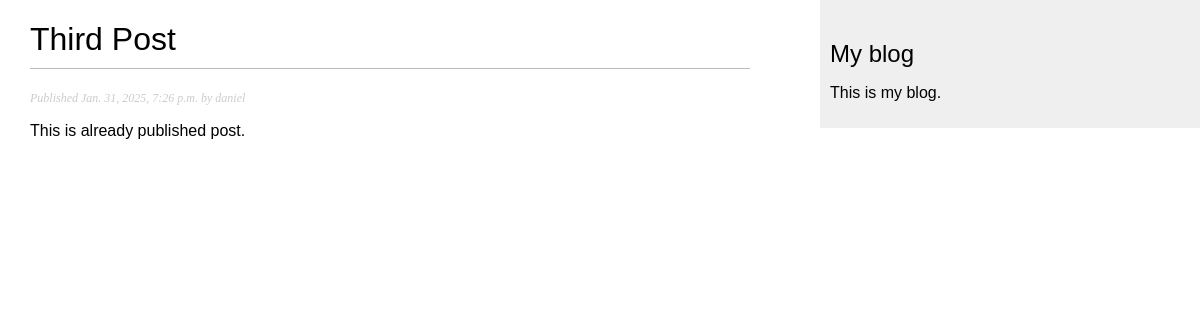
The app's page /blog/4/ with its own data.
### blog/models.py (models this page shows, shortened)
class Post(models.Model):
    class Status(models.TextChoices):
        DRAFT = 'DF', 'Draft'
        PUBLISHED = 'PB', 'Published'
    title = models.CharField(max_length=250)
    slug = models.SlugField(max_length=250)
    author = models.ForeignKey(User, on_delete=models.CASCADE, related_name="blog_posts")
    body = models.TextField()
    publish = models.DateTimeField(default=timezone.now)
    created = models.DateTimeField(auto_now_add=True)
    updated = models.DateTimeField(auto_now=True)
    status = models.CharField(max_length=2, choices=Status.choices, default=Status.DRAFT)
    objects = models.Manager()
    published = PublishedManager()
    class Meta:
        ordering = ["-publish"]
        indexes = [
            models.Index(fields=["-publish"])
        ]

### blog/views.py (the view)
# urls.py: path('<int:id>/', views.post_detail, name='post_detail')
def post_detail(request, id):
    post = get_object_or_404(Post, id=id, status=Post.Status.PUBLISHED)
    return render(request, 'blog/post/detail.html', {'post': post})

### blog/templates/blog/post/detail.html (shortened to what this page needs)
{% extends "blog/base.html" %}
{% block content %}
	<h1>{{ post.title }}</h1>
	<p class="date">
		Published {{ post.publish }} by {{ post.author }}
	</p>
	{{ post.body|linebreaks }}
{% endblock %}

### blog/static/css/blog.css (style rules this page uses)
body { margin:0; padding:0; font-family:helvetica, sans-serif; }
h1 { font-weight:normal; border-bottom:1px solid #bbb; padding:0 0 10px 0; }
p.date { color:#ccc; font-family: georgia, serif; font-size: 12px; font-style: italic; }

### records on screen
Post: title "Third Post", publish "Jan. 31, 2025, 7:26 p.m.", author "daniel", body "This is already published post."
